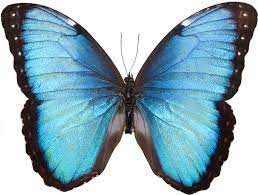
%> input picture Colour_to_Gray/Butterfly.jpeg, 258 x 195 px
$ octave pranav_color2gray.m   (GNU Octave 9; MATLAB toolbox functions it lacks are replaced by stand-ins)
%> lines starting %> are read from the running program, lines starting %| are printed output that depends on the picture; in (x1, y1, x2, y2) boxes, pixels count from 0 and x2, y2 are one past the last pixel; in counts of white or black regions, pixels touching at a corner belong together; the program's own positions count from 1
% By BT20ECE068 - PRANAV SHASTRI
% MATLAB CODE TO CONVERT COLOUR IMAGE TO GRAYSCALE

clear all;
close all;
clc;

% Load the color image
colorImage = imread('Butterfly.jpeg');
%> colorImage is the input picture: size 195x258x3 uint8; mean R, G, B 144.8, 173.8, 186.1


% Convert color image to grayscale by inbuilt function
grayImage = rgb2gray(colorImage);
figure(1);
imshow(grayImage); % Display the grayscale image
title('Grayscale Image');


% Convert color image to grayscale without inbuilt function
%red Channel
Ir = colorImage(:,:,1);
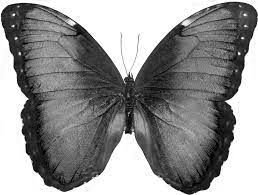
%> Ir: size 195x258 uint8; min 0, max 255, mean 144.8
%green Channel
Ig = colorImage(:,:,2);
%blue Channel
Ib = colorImage(:,:,3);
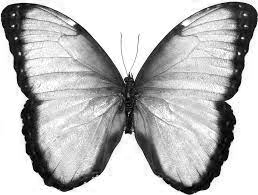
%> Ib: size 195x258 uint8; min 0, max 255, mean 186.1


% Calculate grayscale using luminance formula
grayImg = 0.2989*Ir + 0.5870*Ig + 0.1140*Ib;
figure(2);
imshow(grayImg);


%converting into Grayscale by taking Mean
gray_Img = round((Ir+Ig+Ib)/3);
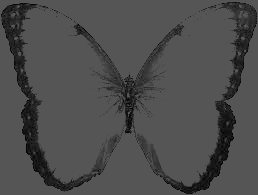
%> gray_Img: size 195x258 uint8; min 0, max 85, mean 76.8
figure(3);
imshow(gray_Img);

% Display the individual channels - Red , Green & Blue
Ired = colorImage;
Ired(:,:,2)=0;
Ired(:,:,3)=0;
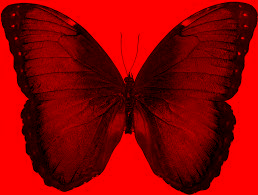
%> Ired: size 195x258x3 uint8; mean R, G, B 144.8, 0, 0

Igreen =colorImage;
Igreen(:,:,1)=0;
Igreen(:,:,3)=0;
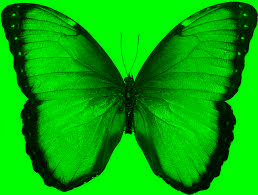
%> Igreen: size 195x258x3 uint8; mean R, G, B 0, 173.8, 0

Iblue = colorImage;
Iblue(:,:,2)=0;
Iblue(:,:,1)=0;
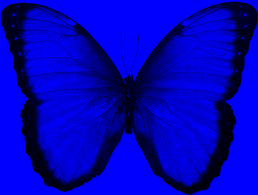
%> Iblue: size 195x258x3 uint8; mean R, G, B 0, 0, 186.1

figure(4)
subplot(1, 3, 1), imshow(Ired);
title('Red');
subplot(1, 3, 2), imshow(Igreen);
title('Green');
subplot(1, 3, 3), imshow(Iblue);
title('Blue');


% converting into Black & White image

%take grayscale image we got previously i.e grayImage
% Set a threshold for black and white conversion
threshold = 128;

% Create a black and white image based on the threshold
black_and_white = grayImage >= threshold;
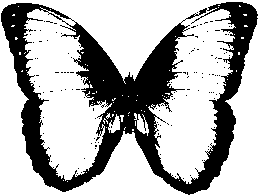
%> black_and_white: size 195x258 logical; 69.2% white; 122 black regions (121 under 20 px), largest, box (x1, y1, x2, y2) and area: (1, 2, 258, 195) 15265

% Display the binary image
figure(5);
imshow(black_and_white);
title('Black and White Image');
